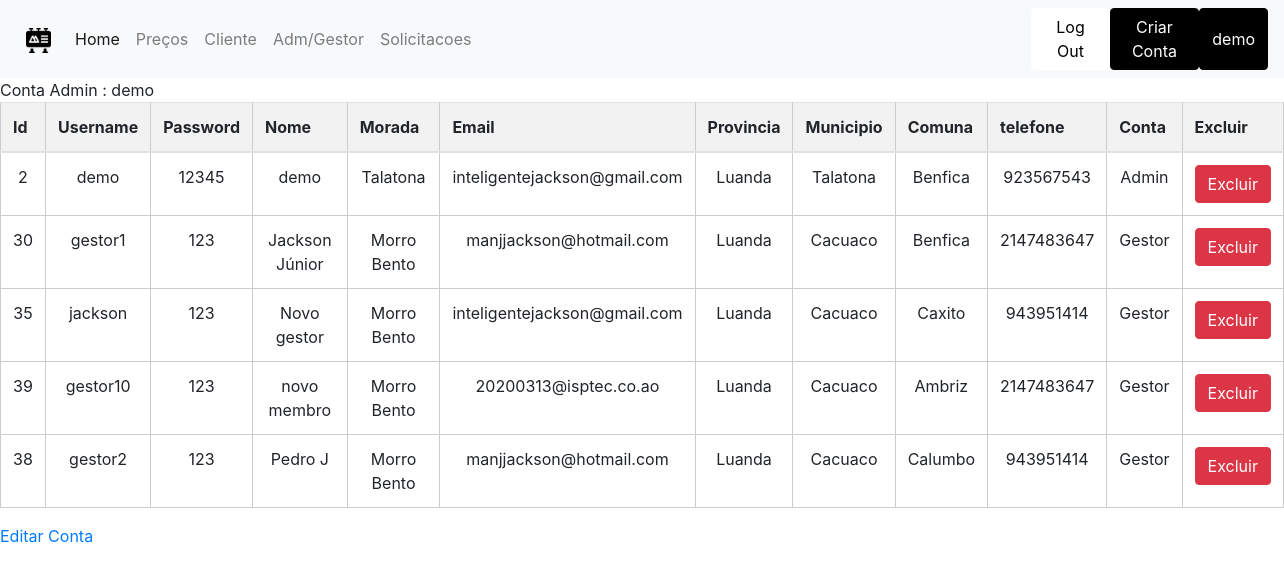
The page /view/admin.php (signed in) on the database its author committed.
### tables this page shows
CREATE TABLE `user` (
  `id` int(11) NOT NULL,
  `nome` varchar(40) NOT NULL,
  `username` varchar(20) NOT NULL,
  `password` varchar(20) NOT NULL,
  `email` varchar(40) NOT NULL,
  `morada` varchar(40) NOT NULL,
  `provincia` varchar(20) NOT NULL,
  `municipio` varchar(20) NOT NULL,
  `comuna` int(11) NOT NULL,
  `telefone` int(11) NOT NULL,
  `perfil` varchar(20) NOT NULL,
  `senha_alterada` int(11) NOT NULL
);

CREATE TABLE `comuna` (
  `idcomuna` int(11) NOT NULL,
  `comunas` varchar(40) NOT NULL,
  `fkMunicipio` int(11) NOT NULL
);

### controllers/UserController.php (called while the page is built, shortened)
<?php
include_once '../services/UserServices.php';
class UserController {
    private $gestorService = NULL;
    public function __construct() {
        $this->gestorService = new UserServices();
    }
    public function getAllGestor() {
        return $this->gestorService->getAll();
    }
}
$gestController = new UserController();

### services/UserServices.php (called while the page is built, shortened)
<?php
require_once '../repositories/UserRepository.php';
class UserServices {
    private $userRepository = NULL;
    public function __construct() {
        $this->userRepository = new UserRepository();
    }
    public function getAll() {
        try {
            return $this->userRepository->getAllUser();
        } catch (Exception $e) {
            echo "An error occurred while: " . $e->getMessage();
        }
    }
}

### dbconfig/Conexao.php (called while the page is built)
<?php
class Conexao {
	private static $instance;
	public static function getConn() {
		if(!isset(self::$instance)):
			self::$instance = new \PDO('mysql:host=localhost;dbname=outdoor;charset=utf8','root','');
		endif;
		return self::$instance;
	}
}

### repositories/UserRepository.php (called while the page is built, shortened)
<?php
include_once '../dbconfig/Conexao.php';
include_once '../model/User.php';
class UserRepository {
    public function getAllUser() {
        $sql = 'SELECT * FROM user WHERE perfil = "Gestor" OR perfil = "Admin" ORDER BY nome';
        $stmt = Conexao::getConn()->prepare($sql);
        $stmt->execute();
        $result = array();
        while ($resultado = $stmt->fetch(\PDO::FETCH_ASSOC)) {
            $objecto = new User();
            $objecto->setId($resultado["id"]);
            $objecto->setUsername($resultado["username"]);
            $objecto->setPassword($resultado["password"]);
            $objecto->setNome($resultado["nome"]);
            $objecto->setMorada($resultado["morada"]);
            $objecto->setEmail($resultado["email"]);
            $objecto->setProvincia($resultado["provincia"]);
            $objecto->setMunicipio($resultado["municipio"]);
            $objecto->setComuna($resultado["comuna"]);
            $objecto->setTelefone($resultado["telefone"]);
            $objecto->setPerfil($resultado["perfil"]);
            $result[] = $objecto;
        }
        return $result;
    }
}

### model/User.php (called while the page is built, shortened)
<?php
class User{
    private $id;
    private $username;
    private $password;
    private $nome;
    private $morada;
    private $email;
    private $provincia;
    private $municipio;
    private $comuna;
    private $telefone;
    private $perfil;
    public function __construct($username = null, $password = null, $nome=null , $morada= null
            , $email = null, $provincia= null, $municipio= null, $comuna= null, $telefone=null, $perfil=null,
            $senha_alterada = null) {
        $this->username = $username;
        $this->password = $password;
        $this->nome = $nome;
        $this->morada = $morada;
        $this->email = $email;
        $this->provincia = $provincia;
        $this->municipio = $municipio;
        $this->comuna = $comuna;
        $this->telefone = $telefone;
        $this->perfil = $perfil;
    }
    public function getId() {
        return $this->id;
    }
    public function setId($id) {
        $this->id = $id;
    }
    public function getUsername(){
        return $this->username;
    }
    public function setUsername($username) {
        $this->username = $username;
    }
    public function getPassword(){
        return $this->password;
    }
    public function setPassword($pass){
        $this->password = $pass;
    }
    public function getNome(){
        return $this->nome;
    }
    public function setNome($nome) {
        $this->nome = $nome;
    }
    public function getEmail(){
        return $this->email;
    }
    public function setEmail($email) {
        $this->email = $email;
    }
    public function getProvincia(){
        return $this->provincia;
    }
    public function setProvincia($prov) {
        $this->provincia = $prov;
    }
    public function getMunicipio(){
        return $this->municipio;
    }
    public function setMunicipio($muni) {
        $this->municipio = $muni;
    }
    public function getComuna(){
        return $this->comuna;
    }
    public function setComuna($com) {
        $this->comuna = $com;
    }
    public function getMorada(){
        return $this->morada;
    }
    public function setMorada($mor){
        $this->morada = $mor;
    }
    public function getTelefone(){
        return $this->telefone;
    }
    public function setTelefone($tel) {
        $this->telefone = $tel;
    }
    public function getPerfil() {
        return $this->perfil;
    }
    public function setPerfil($perfil) {
        $this->perfil= $perfil;
    }
}

### repositories/ComunaRepository.php (called while the page is built, shortened)
<?php
include_once '../dbconfig/Conexao.php';
class ComunaRepository {
    public function getNomeComuna($id) {
        $sql = 'SELECT comunas FROM comuna WHERE comuna.idcomuna = ?';
        $stmt = Conexao::getConn()->prepare($sql);
        $stmt->bindValue(1, $id);
        $stmt->execute();
        $resultado = $stmt->fetch(\PDO::FETCH_ASSOC);
        $com = $resultado["comunas"];
        return $com;
    }
}

### view/admin.php (the view, shortened to what this page needs)
<?php
include_once 'header-gestor.php';
include_once '../controllers/UserController.php';
include_once '../model/User.php';
include_once '../repositories/ComunaRepository.php';
$comuna = new ComunaRepository();
?>
<h7> Conta <?php  echo ' '. $_SESSION['perfil'] .' : '.$_SESSION['username'] ?></h7>
<head>
    <link href="../content/css/bootstrap.min.css" rel="stylesheet">
</head>
<body>
    <div class="container>
         <br/>
         <br/>
         <button type="button" data-bs-toggle="modal" data-bs-target="#exampleModal" class="btn btn-primary" ></button>
    <table class="table" >
        <thead>
            <tr>
                <th scope="col">Id</th>
                <th scope="col">Username</th>
                <th scope="col">Password</th>
                <th scope="col">Nome</th>
                <th scope="col">Morada</th>
                <th scope="col">Email</th>
                <th scope="col">Provincia</th>
                <th scope="col">Municipio</th>
                <th scope="col">Comuna</th>
                <th scope="col">telefone</th>
                <th scope="col">Conta</th>
                <th scope="col">Excluir</th>
            </tr>
        </thead>
        <tbody>
            <?php
            foreach ($gestController->getAllGestor() as $gest):
                echo "<tr>";
                echo "<td>" . $gest->getId() . "</td>";
                echo "<td>" . $gest->getUsername() . "</td>";
                echo "<td>" . $gest->getPassword() . "</td>";
                echo "<td>" . $gest->getNome() . "</td>";
                echo "<td>" . $gest->getMorada() . "</td>";
                echo "<td>" . $gest->getEmail() . "</td>";
                echo "<td>" . $gest->getProvincia() . "</td>";
                echo "<td>" . $gest->getMunicipio() . "</td>";
                echo "<td>" . $comuna->getNomeComuna($gest->getComuna()) . "</td>";
                echo "<td>" . $gest->getTelefone() . "</td>";
                echo "<td>" . $gest->getPerfil() . "</td>";
                echo"<form method='post'>";
                echo '<td><input type="submit" data-bs-toggle="modal"  id="idGest" name="idGest" data-bs-target="#exampleModal1"  class="btn btn-danger" value="Excluir"></input>';
                echo'</form>';
                echo "</tr>";
            endforeach;
            ?>
        </tbody>
    </table>
        <?php
        echo '<td><a href="ChangeSenha.php?id=' . 2 . '" class=" btn-outline-primary">Editar Conta </a></td>';
        ?>
</div>
</body>
</html>

### content/css/tables.css (style rules this page uses)
table { width: 100%; border-collapse: collapse; margin-bottom: 20px; }
th, td { padding: 10px; text-align: center; border: 1px solid #ccc; }
th { background-color: #f2f2f2; font-weight: bold; }

### rows shown on the page
user: id "2", username "demo", password "12345", nome "demo", morada "Talatona", email "inteligentejackson@gmail.com", provincia "Luanda", municipio "Talatona", comuna.comunas "Benfica", telefone "923567543", perfil "Admin"
user: id "30", username "gestor1", password "123", nome "Jackson Júnior", morada "Morro Bento", email "manjjackson@hotmail.com", provincia "Luanda", municipio "Cacuaco", comuna.comunas "Benfica", telefone "2147483647", perfil "Gestor"
user: id "35", username "jackson", password "123", nome "Novo gestor", morada "Morro Bento", email "inteligentejackson@gmail.com", provincia "Luanda", municipio "Cacuaco", comuna.comunas "Caxito", telefone "943951414", perfil "Gestor"
user: id "39", username "gestor10", password "123", nome "novo membro", morada "Morro Bento", email "20200313@isptec.co.ao", provincia "Luanda", municipio "Cacuaco", comuna.comunas "Ambriz", telefone "2147483647", perfil "Gestor"
user: id "38", username "gestor2", password "123", nome "Pedro J", morada "Morro Bento", email "manjjackson@hotmail.com", provincia "Luanda", municipio "Cacuaco", comuna.comunas "Calumbo", telefone "943951414", perfil "Gestor"

### other values the page prints
$_SESSION['username'] "demo"
$_SESSION['perfil'] "Admin"
